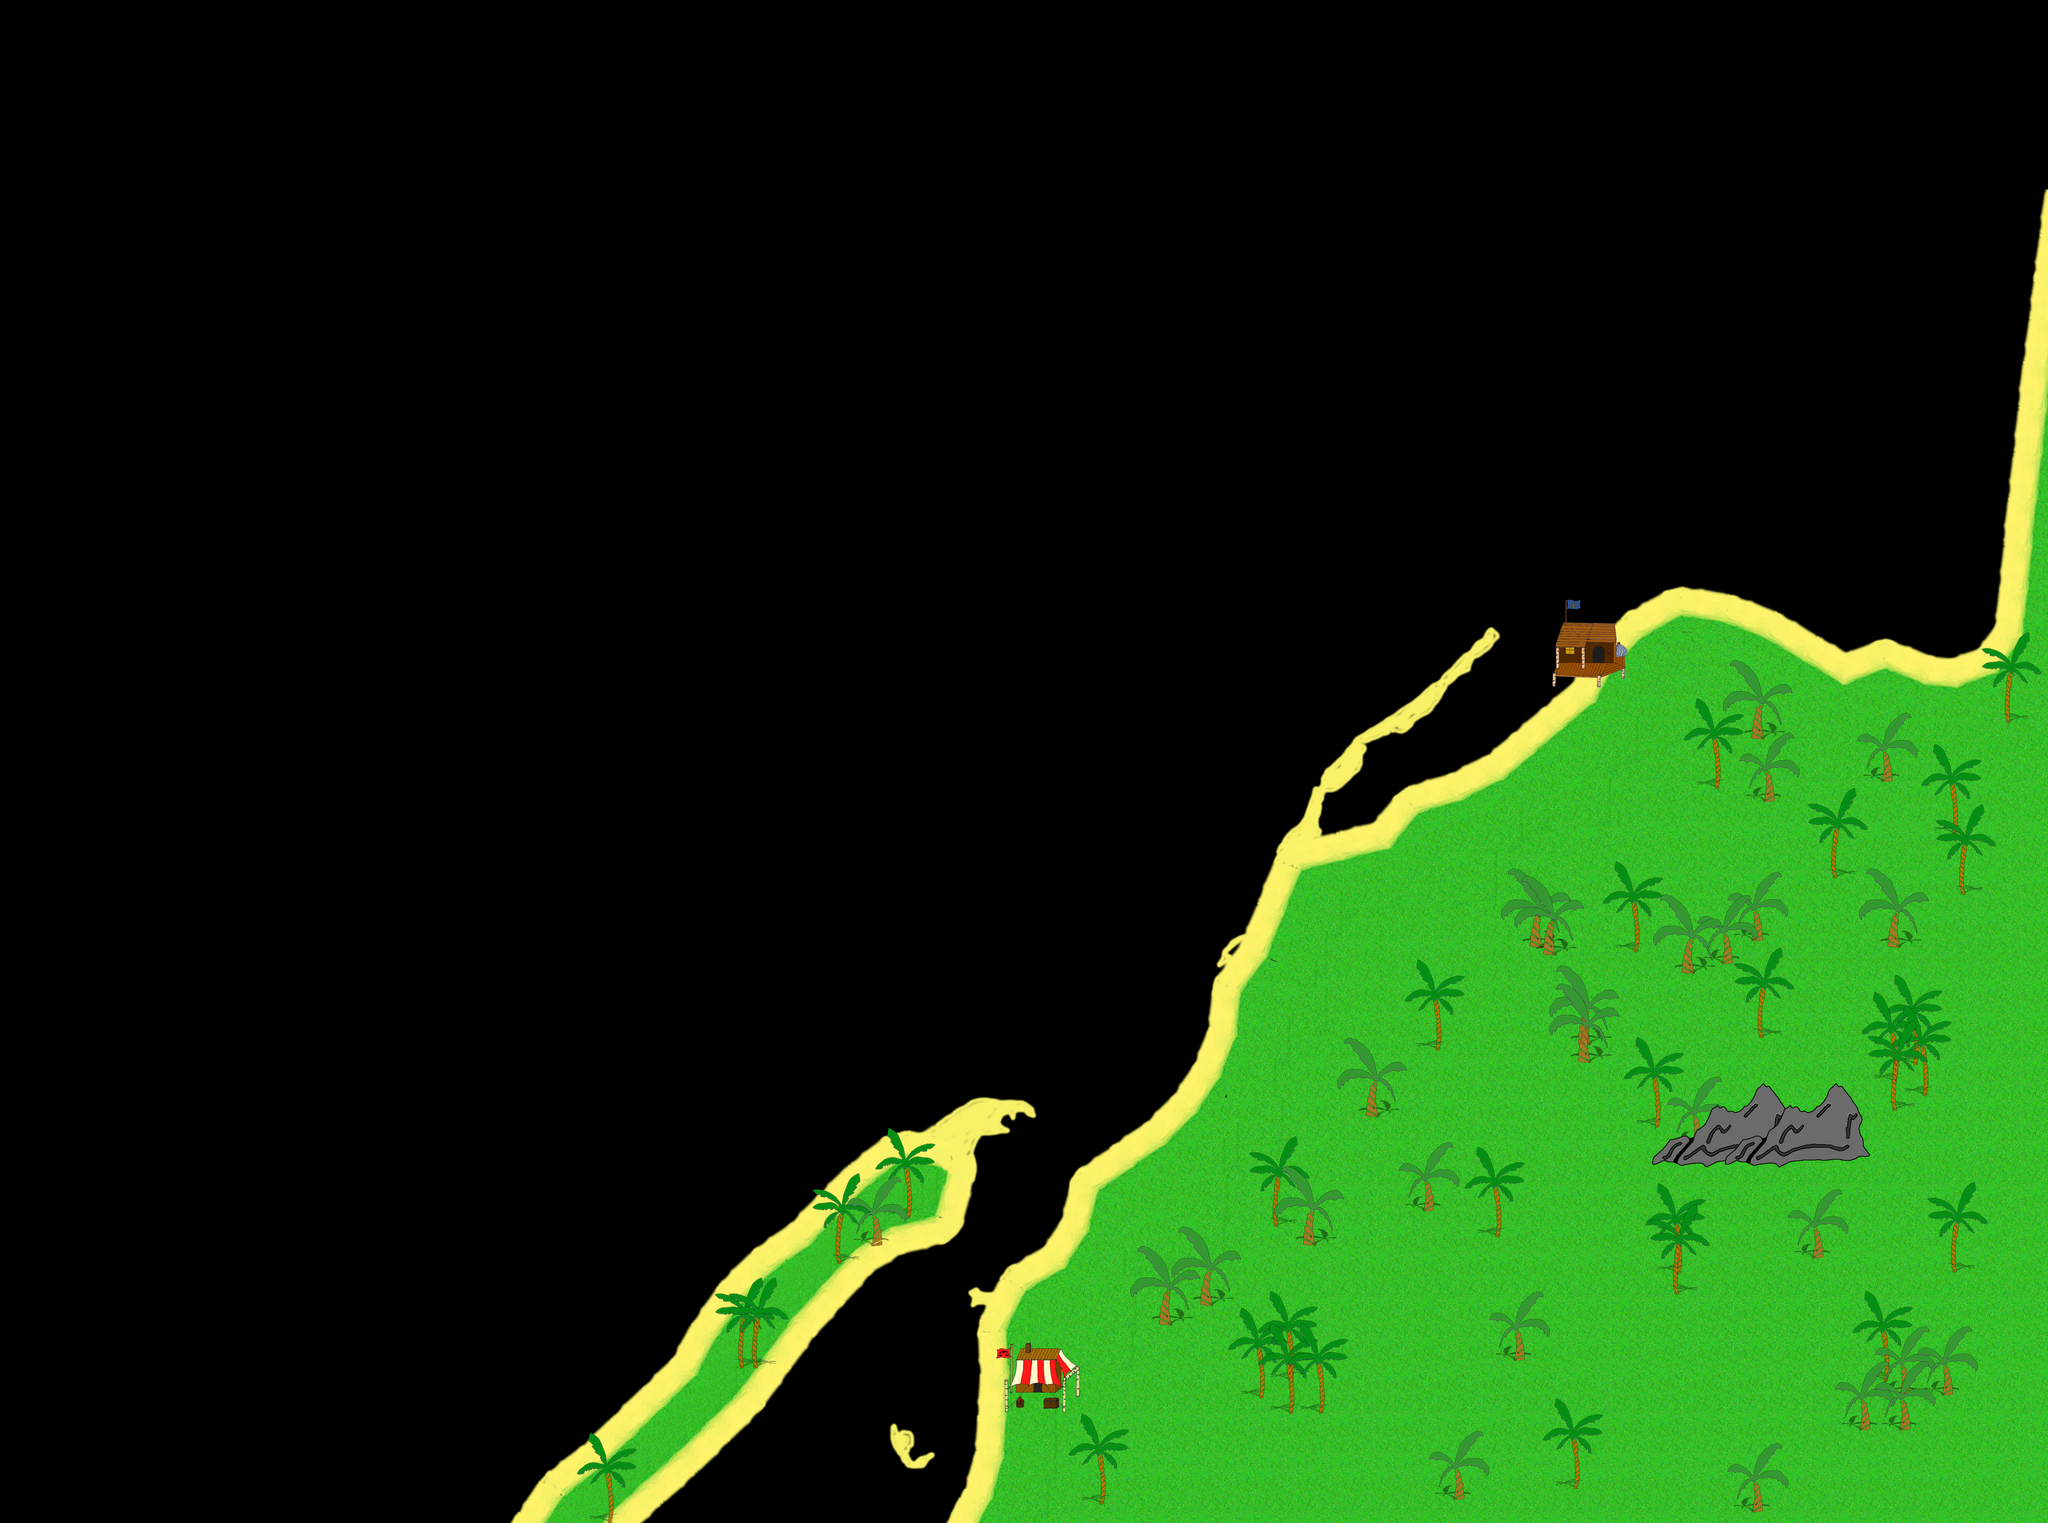

This game map was drawn from its Tiled (.tmx) file and the tilesets committed beside it. A one-line description and the trimmed map source follow:
An orthogonal 125x93 tile map with 32x32 px tiles, 1 tile layer (navigation), 1 image layer and 4 objects.

<map version="1.0" orientation="orthogonal" renderorder="right-down" width="125" height="93" tilewidth="32" tileheight="32" nextobjectid="8">
 <tileset firstgid="1" name="Bau_Land" tilewidth="32" tileheight="32" tilecount="9" columns="3">
  <image source="Bau_Land.jpg" width="100" height="100" />
 </tileset>
 <imagelayer name="Wasser">
  <image source="Bau_Wasser final.png" width="4000" height="3000" />
 </imagelayer>
 <imagelayer name="Land">
  <image source="Map_Luanda 8.png" width="4000" height="3000" />
 </imagelayer>
 <layer name="navigation" width="125" height="93" opacity="0">
  <data>[11625 cells, 8404 non-empty, 9 distinct tile ids]</data>
 </layer>
 <objectgroup name="Collision">
  <object id="2" x="978.667" y="3001.33">
   <polyline points="0,0 14.6667,-22.6667 24,-42.6667 36,-50.6667 41.3333,-66.6667 52,-82.6667 77.3333,-114.667 88,-129.333 104,-136 109.333,-149.333 136,-164 154.667,-178.667 162.667,-181.333 168,-200 182.667,-205.333 193.333,-217.333 230.667,-252 293.333,-306.667 298.333,-318.333 335.333,-353.333 344.333,-374.333 354.333,-392.333 371.333,-417.333 387.333,-442.333 408.333,-472.333 429.333,-501.333 438.333,-510.333 447.333,-522.333 470.333,-536.333 500.333,-569.333 510.333,-572.333 520.333,-587.333 527.333,-588.333 573.333,-621.333 583.333,-635.333 631.333,-679.333 637.333,-694.333 703.333,-747.333 714.333,-758.333 724.333,-766.333 737.333,-772.333 742.333,-779.333 761.333,-787.333 784.333,-792.333 799.333,-796.333 810.333,-793.333 814.333,-788.333 836.333,-800.333 874.333,-826.333 891.333,-839.333 901.333,-842.333 913.333,-853.333 936.333,-859.333 949.333,-859.333 967.333,-856.333 974.333,-853.333 1020.33,-853.333 1040.33,-840.333 1043.33,-823.333 1043.33,-817.333 1030.33,-819.333 1021.33,-824.333 1018.33,-829.333 1013.33,-829.333 1007.33,-826.333 1005.33,-815.333 1000.33,-812.333 992.333,-821.333 987.333,-824.333 979.333,-819.333 975.333,-813.333 977.333,-805.333 987.333,-800.333 991.333,-791.333 988.333,-787.333 977.333,-785.333 960.333,-784.333 939.333,-782.333 923.333,-755.333 924.333,-738.333 928.333,-729.333 929.333,-719.333 924.333,-695.333 920.333,-686.333 920.333,-682.333 920.333,-670.333 915.333,-657.333 908.333,-643.333 906.333,-634.333 906.333,-619.333 903.333,-610.333 891.333,-588.333 860.333,-567.333 844.333,-567.333 837.333,-564.333 828.333,-558.333 818.333,-559.333 788.333,-551.333 772.333,-545.333 762.333,-537.333 751.333,-529.333 727.333,-517.333 706.333,-495.333 706.333,-489.333 697.333,-483.333 690.333,-477.333 650.333,-433.333 652.333,-425.333 612.333,-388.333 603.333,-379.333 598.333,-371.333 598.333,-366.333 591.333,-359.333 581.333,-351.333 569.333,-330.333 555.333,-314.333 547.333,-298.333 540.333,-292.333 533.333,-285.333 528.333,-277.333 520.333,-269.333 518.333,-260.333 515.333,-254.333 486.333,-225.333 486.333,-219.333 477.333,-214.333 425.333,-163.333 425.333,-159.333 416.333,-154.333 413.333,-156.333 392.333,-131.333 386.333,-128.333 375.333,-115.333 365.333,-109.333 343.333,-79.3333 325.333,-72.3333 315.333,-64.3333 291.333,-40.3333 284.333,-34.3333 276.333,-27.3333 253.333,-4 0,-2.66667" />
  </object>
  </objectgroup>
</map>
<!-- 3 of 4 objects omitted -->
